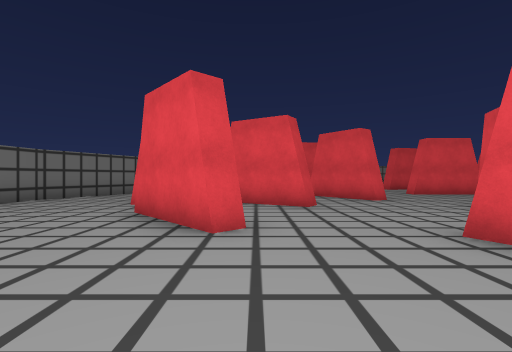
View 1 (above)

24 first-person views from a walk through a 3-D level made in the Unity game engine. The camera is 1.3 m above the floor, looks level and sees 85° across. The floor is counted in squares, 2 m on a side. Each view is taken from the middle of a square. On the plan, view 1 faces up. The plan holds only what a view shows up to about 9 squares ahead; the rest is blank. The place goes on beyond the plan. Surface patterns are stand-ins for the level's own textures.

View 2
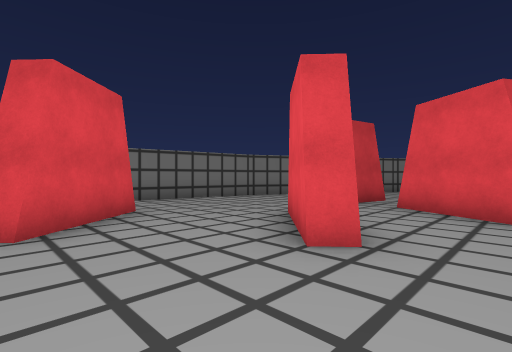

View 3
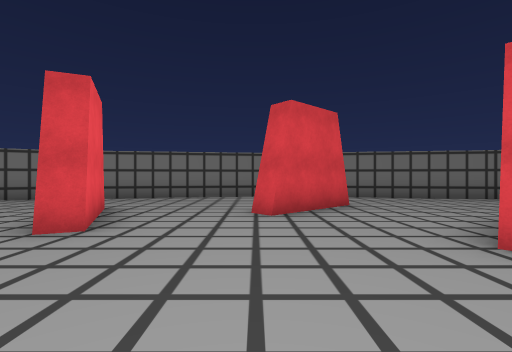

View 4
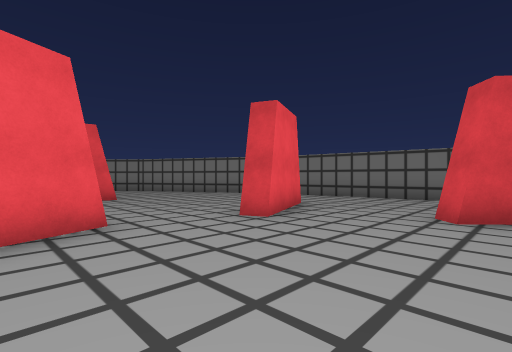

View 5
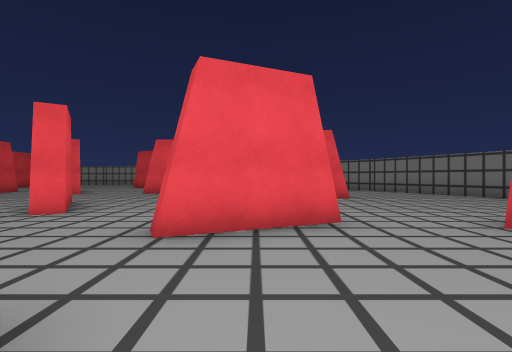

View 6
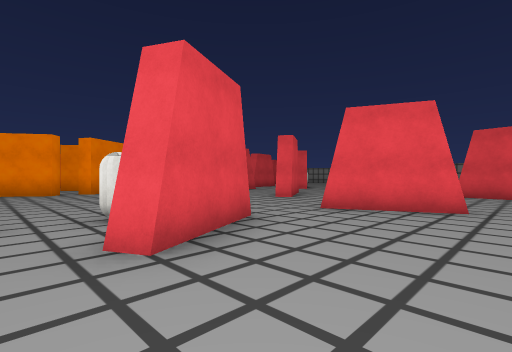

View 7
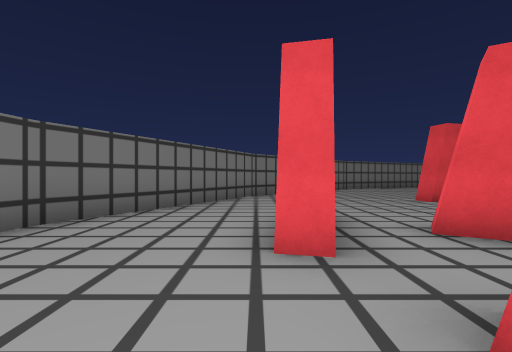

View 8
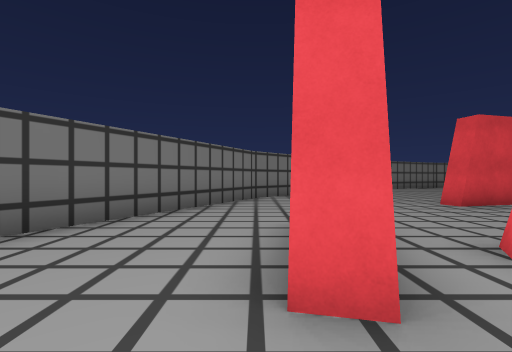

View 9
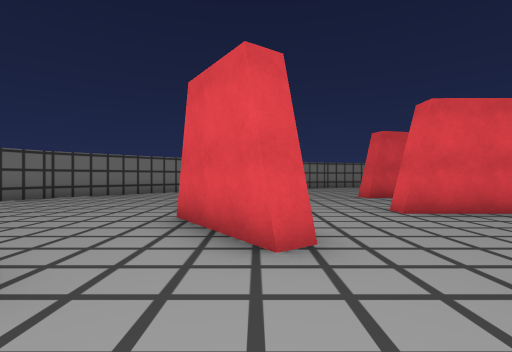

View 10
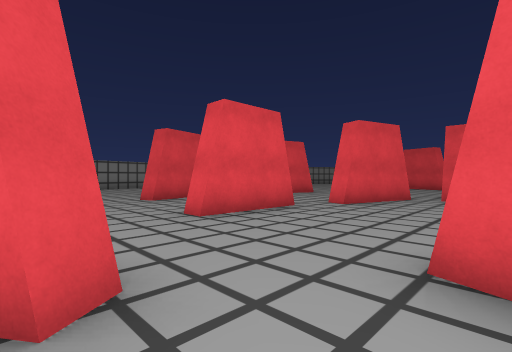

View 11
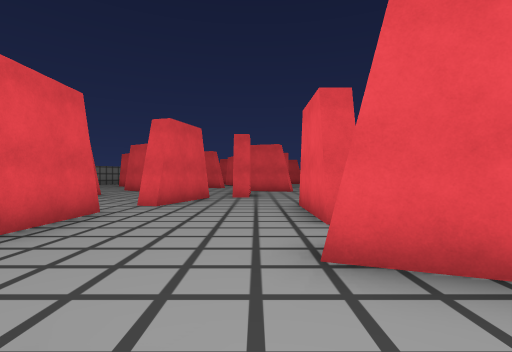

View 12
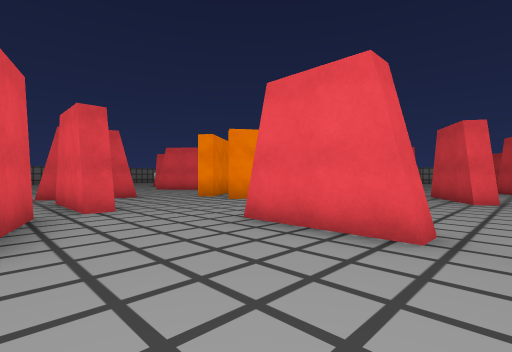

View 13
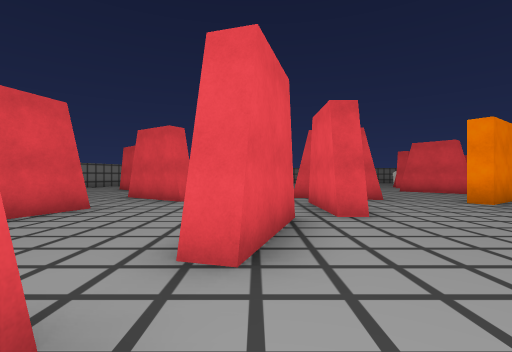

View 14
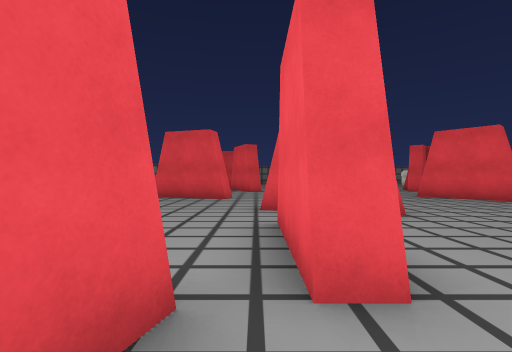

View 15
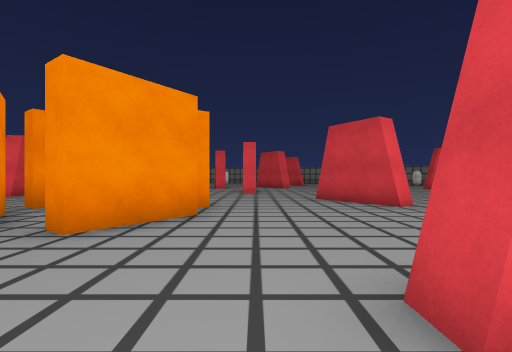

View 16
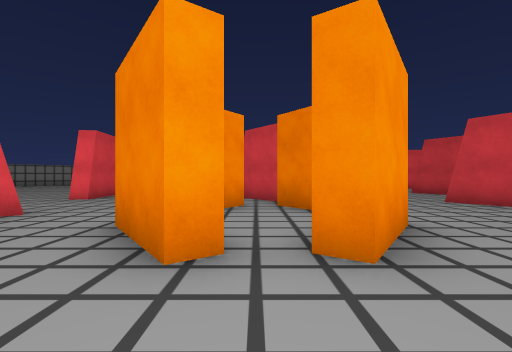

View 17
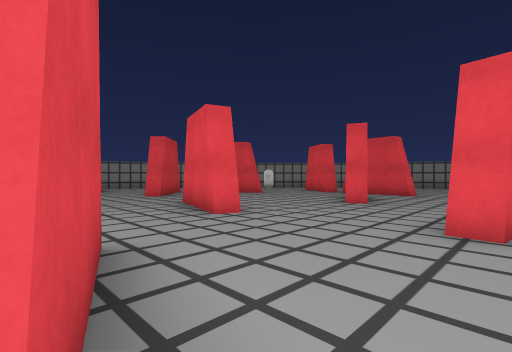

View 18
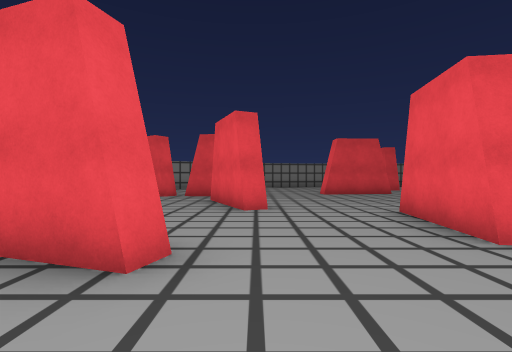

View 19
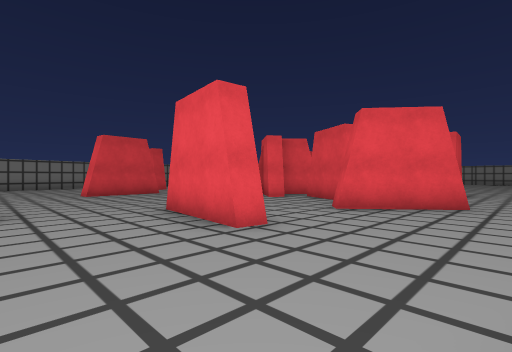

View 20
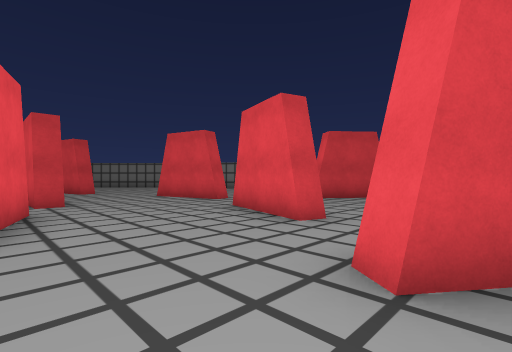

View 21
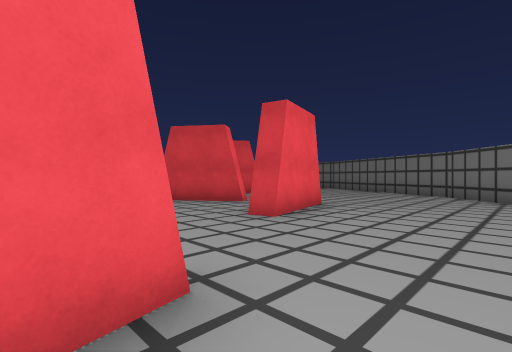

View 22
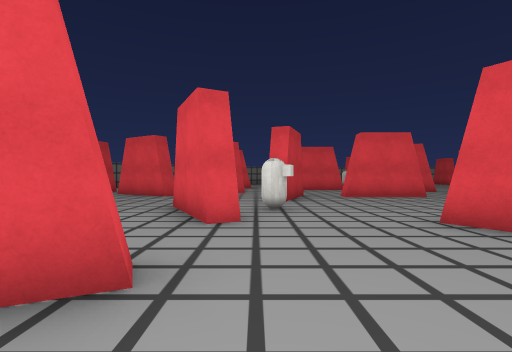

View 23
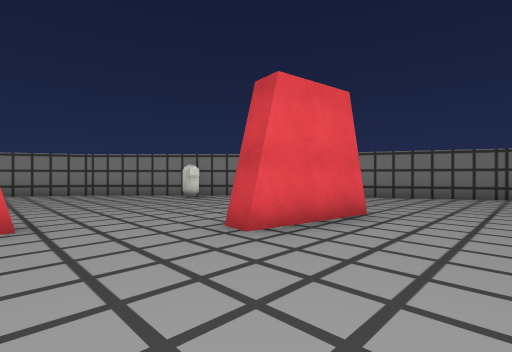

View 24
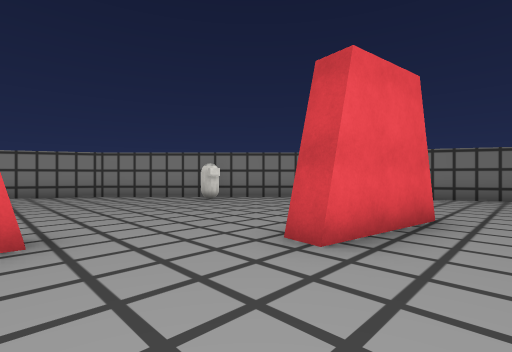

### Floor plan
Ten units are one square. View 1 is at (0, 0); x grows to the right and y downward. Boxes are objects, and circles mark ways between rooms. Rooms are numbered by the first view taken in them; rooms with no view inside come last. Other rooms are left out.
<svg viewBox="-73 -155 340 317">
<path fill="none" stroke="#000" d="M-1 -37 -6 -32 -14 -41M-26 -13 -31 -10M33 -9 23 -29 28 -31M10 -59 2 -64M7 20 30 10M-24 15 -13 10M-23 -64 -29 -65M-43 -31 -26 -13M-14 -41 -22 -50M-48 -98 -59 -76 -64 -45M2 -64 -10 -71M69 -55 69 -60 91 -60 91 -55 69 -55M55 -60 48 -42M47 -53 51 -65M35 -77 31 -74M70 -2 66 -8 70 -10 83 10M109 -22 121 -39 126 -36M38 -11 33 -9M116 -72 116 -77M79 -104 79 -98 56 -98 56 -103M113 -84 91 -91 93 -96M13 -64 10 -59M133 -37 137 -40M18 -93 22 -96 34 -80M30 10 32 14M29 -113 15 -110M145 -55 153 -78M187 -51 188 -57 211 -54M158 -78 150 -54M185 -88 179 -90M216 -77 214 -83 235 -92M170 -14 179 -21M137 -40 148 -23M144 -15 149 -11M126 -128 125 -123 103 -130M149 -112 145 -107 141 -110 155 -128M93 -96 105 -92M116 -77 139 -77M86 -138 64 -132M179 -90 183 -103M15 -110 13 -115 35 -120 37 -115M-16 -146 -31 -132 -48 -98M-18 -86 -21 -74M31 -74 18 -93M-10 -71 -7 -76M64 -132 63 -137 70 -139M177 31 176 18 182 18M124 11 134 24M64 46 54 30 59 27M173 -11 170 -14M179 -21 187 -29 190 -25M196 -13 212 -5M217 -11 220 -15M32 14 26 17M-7 60 17 64 16 70M-31 102 13 146 35 157M-35 20 -24 15M248 -77 250 -102M-68 -12 -59 46 -43 78M-64 -45 -65 -36"/>
<rect x="35" y="-35" width="10" height="10" fill="#bbb"><title>other object</title></rect>
<rect x="-15" y="105" width="10" height="10" fill="#bbb"><title>other object</title></rect>
<circle cx="-10" cy="-40" r="3" fill="#2a7"/>
<circle cx="15" cy="-45" r="3" fill="#2a7"/>
<circle cx="30" cy="0" r="3" fill="#2a7"/>
<circle cx="-30" cy="5" r="3" fill="#2a7"/>
<circle cx="-5" cy="20" r="3" fill="#2a7"/>
<circle cx="-10" cy="-70" r="3" fill="#2a7"/>
<circle cx="-35" cy="-85" r="3" fill="#2a7"/>
<circle cx="-55" cy="-40" r="3" fill="#2a7"/>
<circle cx="135" cy="-45" r="3" fill="#2a7"/>
<circle cx="140" cy="-70" r="3" fill="#2a7"/>
<circle cx="93" cy="-93" r="3" fill="#2a7"/>
<circle cx="32" cy="-95" r="3" fill="#2a7"/>
<circle cx="68" cy="12" r="3" fill="#2a7"/>
<circle cx="167" cy="-80" r="3" fill="#2a7"/>
<circle cx="192" cy="-42" r="3" fill="#2a7"/>
<circle cx="70" cy="-115" r="3" fill="#2a7"/>
<text x="0" y="-20">1</text>
<text x="-40" y="-60">2</text>
<text x="70" y="-50">3</text>
<text x="180" y="-60">4</text>
<text x="120" y="-110">5</text>
<text x="10" y="-120">6</text>
<text x="140" y="70">7</text>
</svg>
Room 1 opens to room 2. Room 1 opens to room 3. Room 1 opens to room 7. Room 2 opens to room 6. Room 2 opens to room 7. Room 3 opens to room 4. Room 3 opens to room 5. Room 3 opens to room 6. Room 3 opens to room 7. Room 4 opens to room 5. Room 4 opens to room 7. Room 5 opens to room 6.

Where each view was taken, in squares from view 1:
view 1: 0 up, 0 right, facing up
view 2: 1 up, 1 right, facing up-left
view 3: 1 up, 2 right, facing left
view 4: 2 up, 2 right, facing down-left
view 5: 2 up, 2 right, facing down
view 6: 4 up, 0 right, facing down-right
view 7: 4 up, 3 left, facing up
view 8: 5 up, 3 left, facing up
view 9: 5 up, 3 right, facing up
view 10: 6 up, 3 right, facing up-right
view 11: 7 up, 3 right, facing right
view 12: 9 up, 6 right, facing down-right
view 13: 9 up, 7 right, facing right
view 14: 8 up, 10 right, facing right
view 15: 7 up, 10 right, facing down
view 16: 6 up, 13 right, facing down
view 17: 5 up, 15 right, facing up-right
view 18: 8 up, 16 right, facing right
view 19: 8 up, 16 right, facing down-right
view 20: 9 up, 15 right, facing up-left
view 21: 15 up, 7 right, facing down-left
view 22: 3 down, 4 right, facing up
view 23: 4 down, 4 right, facing down-left
view 24: 5 down, 4 right, facing down-left
